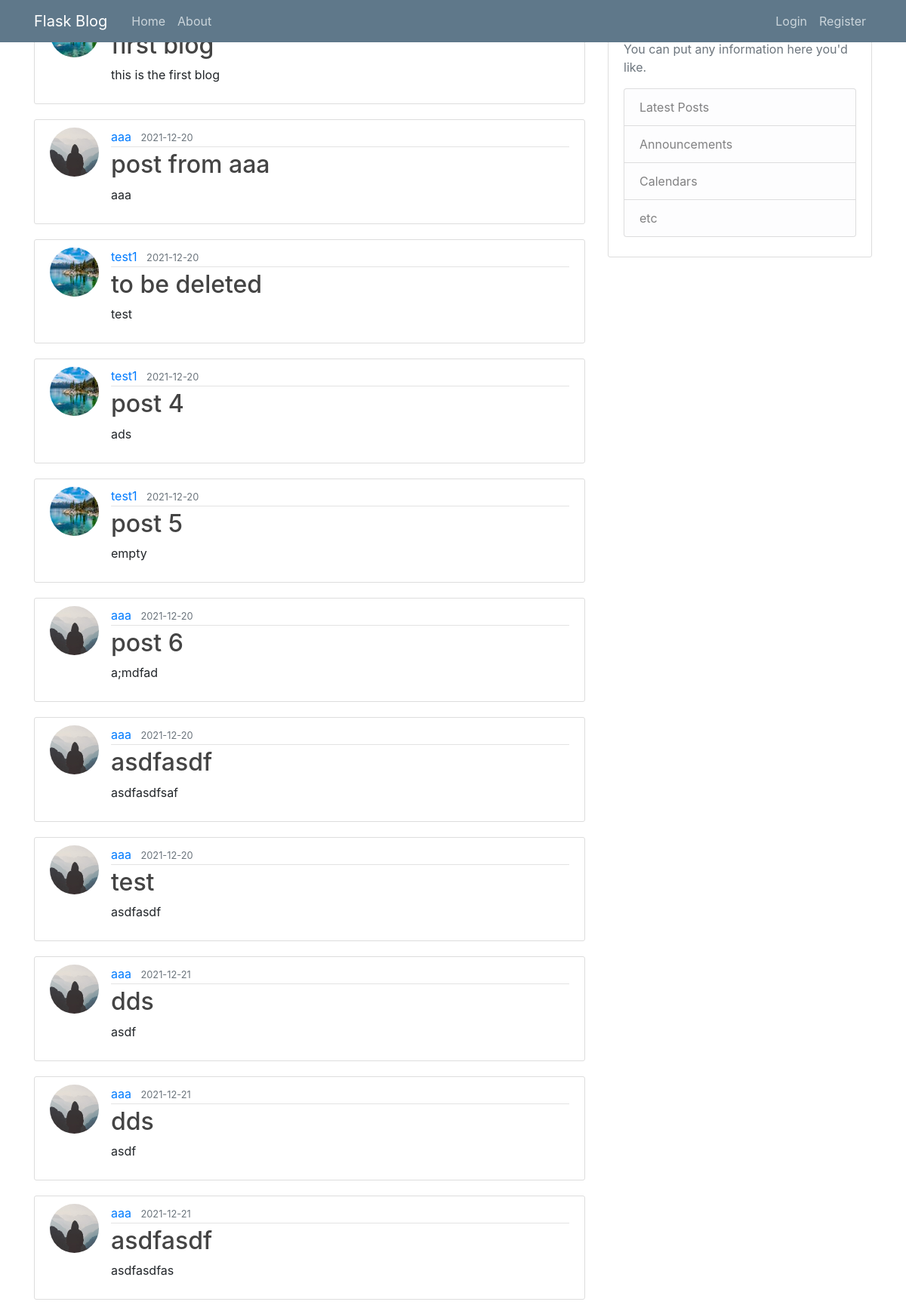
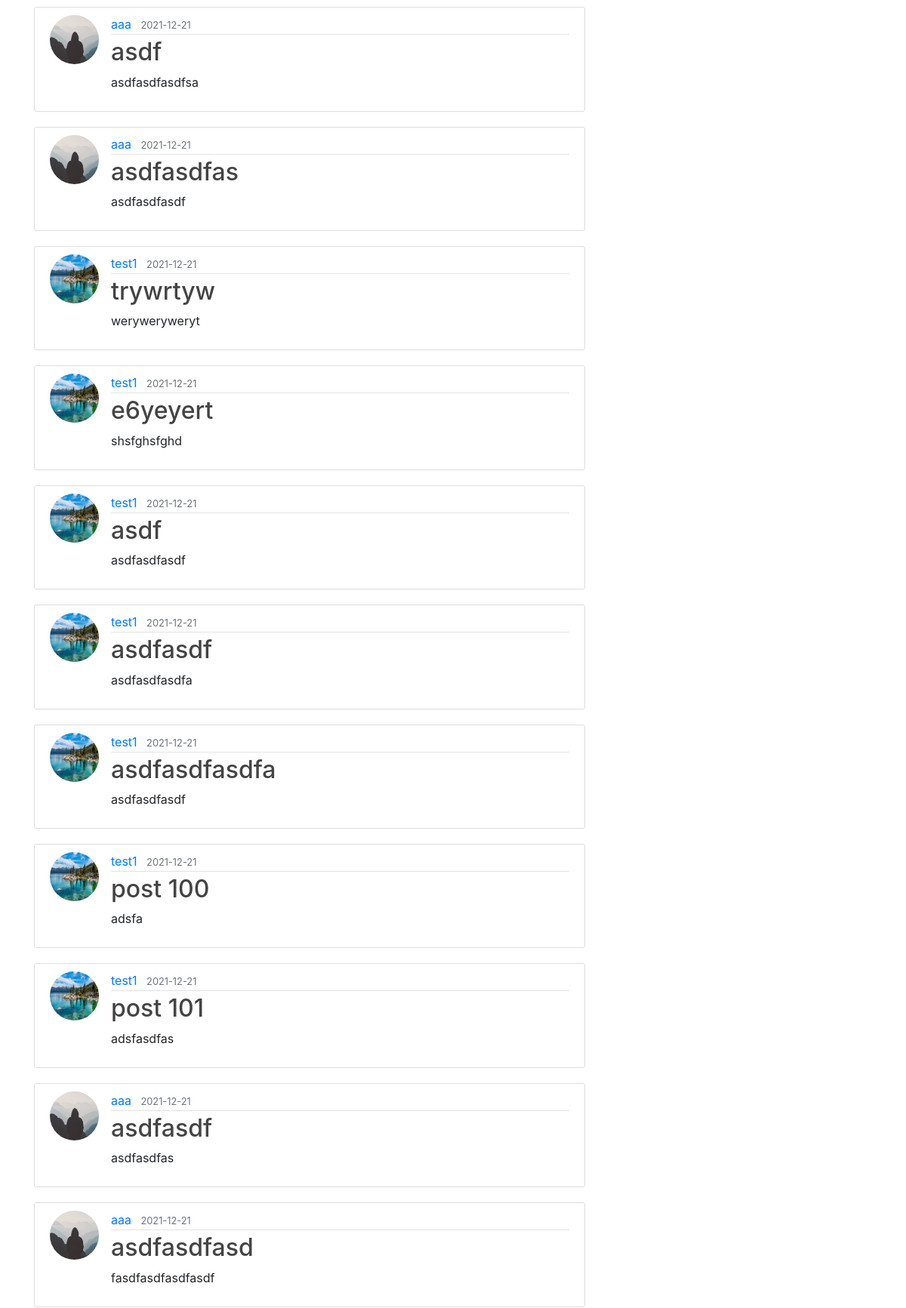
The page /home (upper part) on the database its author committed (2 pictures, top to bottom).
### flaskblog/models.py (models this page shows, shortened)
class Post(db.Model):
    id = db.Column(db.Integer, primary_key=True)
    title = db.Column(db.String(100), nullable=False)
    date_posted = db.Column(db.DateTime, nullable=False, default = datetime.utcnow)
    content = db.Column(db.Text, nullable=False)
    user_id = db.Column(db.Integer, db.ForeignKey('user.id'), nullable=False)

class User(db.Model, UserMixin):
    id = db.Column(db.Integer, primary_key=True)
    username = db.Column(db.String(20), unique=True, nullable=False)
    email = db.Column(db.String(120), unique=True, nullable=False)
    image_file = db.Column(db.String(20), nullable=False, default='default.jpg')
    password = db.Column(db.String(60), nullable=False)
    posts = db.relationship('Post', backref='author', lazy=True)

### flaskblog/routes.py (the view)
@app.route("/")
@app.route("/home")
def home():
    posts = Post.query.all()
    print(len(posts))
    return render_template('home.html', posts=posts)

### flaskblog/templates/home.html
{% extends "layout.html" %}
{% block content %}
    {% for post in posts %}
        <article class="media content-section">
            <img class="rounded-circle article-img", src="{{ url_for('static', filename='profile_pics/' + post.author.image_file) }}">
          <div class="media-body">
            <div class="article-metadata">
              <a class="mr-2" href="#">{{ post.author.username }}</a>
              <small class="text-muted">{{ post.date_posted.strftime('%Y-%m-%d')}}</small>
            </div>
            <h2><a class="article-title" href={{ url_for('post', post_id=post.id) }}>{{ post.title }}</a></h2>
            <p class="article-content">{{ post.content }}</p>
          </div>
        </article>
    {% endfor %}
{% endblock content %}

### flaskblog/static/main.css (style rules this page uses)
h1, h2, h3, h4, h5, h6 { color: #444444; }
.content-section { background: #ffffff; padding: 10px 20px; border: 1px solid #dddddd; border-radius: 3px; margin-bottom: 20px; }
.article-title { color: #444444; }
.article-content { white-space: pre-line; }
.article-img { height: 65px; width: 65px; margin-right: 16px; }
.article-metadata { padding-bottom: 1px; margin-bottom: 4px; border-bottom: 1px solid #e3e3e3 }

### rows shown on the page
Post: title "first blog", content "this is the first blog"
Post: image_file (placeholder picture), author.username "aaa", date_posted "2021-12-20", title "post from aaa", content "aaa"
Post: image_file (picture), author.username "test1", date_posted "2021-12-20", title "to be deleted", content "test"
Post: image_file (picture), author.username "test1", date_posted "2021-12-20", title "post 4", content "ads"
Post: image_file (picture), author.username "test1", date_posted "2021-12-20", title "post 5", content "empty"
Post: image_file (placeholder picture), author.username "aaa", date_posted "2021-12-20", title "post 6", content "a;mdfad"
Post: image_file (placeholder picture), author.username "aaa", date_posted "2021-12-20", title "asdfasdf", content "asdfasdfsaf"
Post: image_file (placeholder picture), author.username "aaa", date_posted "2021-12-20", title "test", content "asdfasdf"
Post: image_file (placeholder picture), author.username "aaa", date_posted "2021-12-21", title "dds", content "asdf"
Post: image_file (placeholder picture), author.username "aaa", date_posted "2021-12-21", title "dds", content "asdf"
Post: image_file (placeholder picture), author.username "aaa", date_posted "2021-12-21", title "asdfasdf", content "asdfasdfas"
Post: image_file (placeholder picture), author.username "aaa", date_posted "2021-12-21", title "asdf", content "asdfasdfasdfsa"
Post: image_file (placeholder picture), author.username "aaa", date_posted "2021-12-21", title "asdfasdfas", content "asdfasdfasdf"
Post: image_file (picture), author.username "test1", date_posted "2021-12-21", title "trywrtyw", content "weryweryweryt"
Post: image_file (picture), author.username "test1", date_posted "2021-12-21", title "e6yeyert", content "shsfghsfghd"
Post: image_file (picture), author.username "test1", date_posted "2021-12-21", title "asdf", content "asdfasdfasdf"
Post: image_file (picture), author.username "test1", date_posted "2021-12-21", title "asdfasdf", content "asdfasdfasdfa"
Post: image_file (picture), author.username "test1", date_posted "2021-12-21", title "asdfasdfasdfa", content "asdfasdfasdf"
Post: image_file (picture), author.username "test1", date_posted "2021-12-21", title "post 100", content "adsfa"
Post: image_file (picture), author.username "test1", date_posted "2021-12-21", title "post 101", content "adsfasdfas"
Post: image_file (placeholder picture), author.username "aaa", date_posted "2021-12-21", title "asdfasdf", content "asdfasdfas"
Post: image_file (placeholder picture), author.username "aaa", date_posted "2021-12-21", title "asdfasdfasd", content "fasdfasdfasdfasdf"
